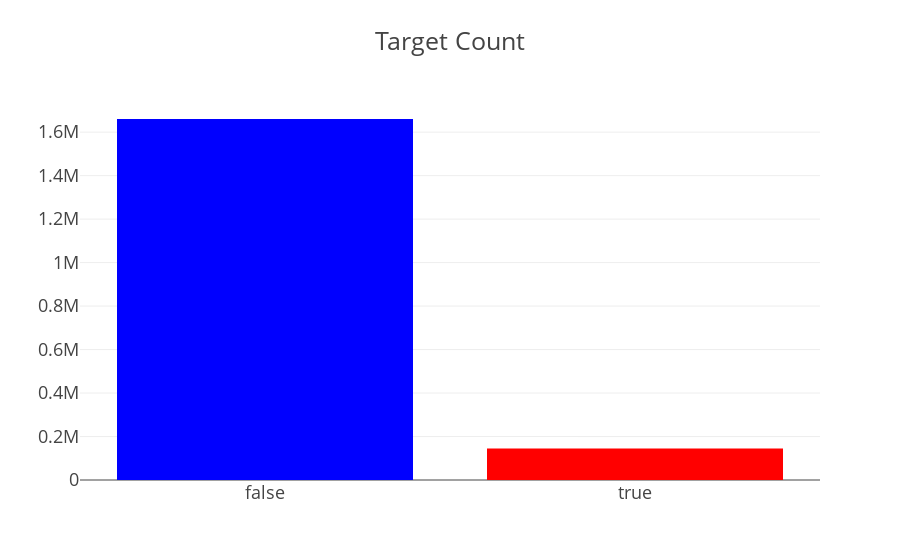
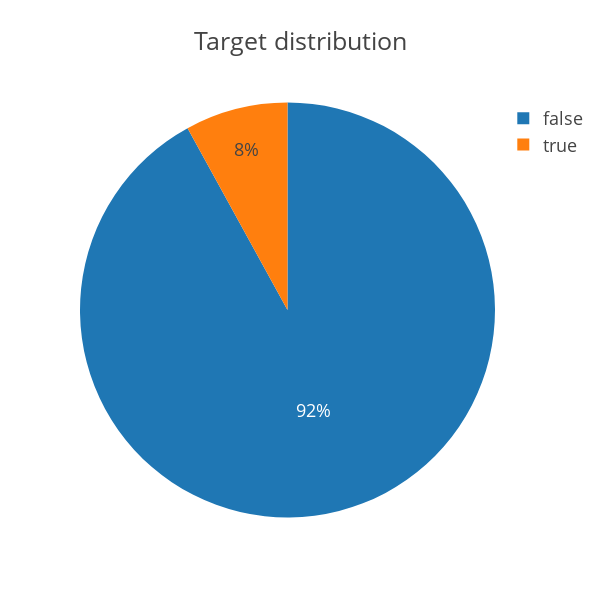

Write notebook code for charts like these, in order.
### Code cell
## target count ##
cnt_srs = train_df['target'].value_counts()
trace = go.Bar(
    x=cnt_srs.index,
    y=cnt_srs.values,
    marker=dict(
        color=cnt_srs.values,
        colorscale = 'Picnic',
        reversescale = True
    ),
)

layout = go.Layout(
    title='Target Count',
    font=dict(size=18)
)

data = [trace]
fig = go.Figure(data=data, layout=layout)
py.iplot(fig, filename="TargetCount")

## target distribution ##
labels = (np.array(cnt_srs.index))
sizes = (np.array((cnt_srs / cnt_srs.sum())*100))

trace = go.Pie(labels=labels, values=sizes)
layout = go.Layout(
    title='Target distribution',
    font=dict(size=18),
    width=600,
    height=600,
)
data = [trace]
fig = go.Figure(data=data, layout=layout)
py.iplot(fig, filename="usertype")

### Figure 1 — Plotly figure (JSON) as saved in the notebook; plotly's stock layout.template omitted (floating-point values rounded to 4 significant figures)
{"data": [{"marker": {"color": [1660540, 144334], "colorscale": "Picnic", "reversescale": true}, "type": "bar", "uid": "192c2eb5-e51c-41c3-af54-7bc00e0e0867", "x": [false, true], "y": [1660540, 144334]}], "layout": {"font": {"size": 18}, "title": {"text": "Target Count"}}}

### Figure 2 — Plotly figure (JSON) as saved in the notebook; plotly's stock layout.template omitted (floating-point values rounded to 4 significant figures)
{"data": [{"labels": [false, true], "type": "pie", "uid": "3e9e7433-461a-4971-a034-9201d6d1bab0", "values": [92.0, 7.997]}], "layout": {"font": {"size": 18}, "height": 600, "title": {"text": "Target distribution"}, "width": 600}}
